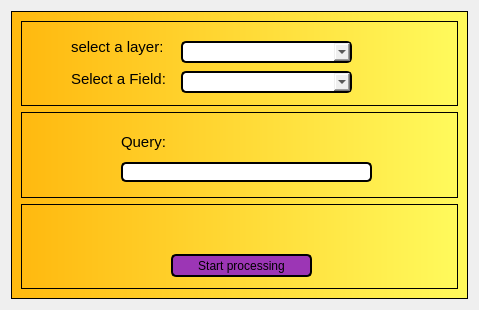
<?xml version="1.0" encoding="UTF-8"?>
<ui version="4.0">
 <class>querySelectorDialogBase</class>
 <widget class="QDialog" name="querySelectorDialogBase">
  <property name="geometry">
   <rect>
    <x>0</x>
    <y>0</y>
    <width>479</width>
    <height>310</height>
   </rect>
  </property>
  <property name="windowTitle">
   <string>querySelector</string>
  </property>
  <layout class="QVBoxLayout" name="verticalLayout">
   <item>
    <widget class="QFrame" name="frame">
     <property name="styleSheet">
      <string notr="true">background:qlineargradient(spread:pad, x1:0, y1:0, x2:1, y2:0, stop:0 rgba(255, 185, 15, 255), stop:1 rgba(255, 250, 92,255))</string>
     </property>
     <property name="frameShape">
      <enum>QFrame::StyledPanel</enum>
     </property>
     <property name="frameShadow">
      <enum>QFrame::Raised</enum>
     </property>
     <layout class="QVBoxLayout" name="verticalLayout_2">
      <item>
       <widget class="QFrame" name="frame_2">
        <property name="frameShape">
         <enum>QFrame::StyledPanel</enum>
        </property>
        <property name="frameShadow">
         <enum>QFrame::Raised</enum>
        </property>
        <widget class="QComboBox" name="comboBox">
         <property name="geometry">
          <rect>
           <x>160</x>
           <y>20</y>
           <width>171</width>
           <height>22</height>
          </rect>
         </property>
         <property name="styleSheet">
          <string notr="true">background:none;

border:none;
border:2px solid rgb(0, 0, 0);
border-radius:5px;</string>
         </property>
        </widget>
        <widget class="QComboBox" name="comboBox_2">
         <property name="geometry">
          <rect>
           <x>160</x>
           <y>50</y>
           <width>171</width>
           <height>22</height>
          </rect>
         </property>
         <property name="styleSheet">
          <string notr="true">background:none;
border:none;
border:2px solid rgb(0, 0, 0);
border-radius:5px;</string>
         </property>
        </widget>
        <widget class="QLabel" name="label">
         <property name="geometry">
          <rect>
           <x>50</x>
           <y>15</y>
           <width>91</width>
           <height>21</height>
          </rect>
         </property>
         <property name="font">
          <font>
           <pointsize>11</pointsize>
          </font>
         </property>
         <property name="styleSheet">
          <string notr="true">background:none;</string>
         </property>
         <property name="text">
          <string>select a layer:</string>
         </property>
        </widget>
        <widget class="QLabel" name="label_2">
         <property name="geometry">
          <rect>
           <x>50</x>
           <y>50</y>
           <width>101</width>
           <height>16</height>
          </rect>
         </property>
         <property name="font">
          <font>
           <pointsize>11</pointsize>
          </font>
         </property>
         <property name="styleSheet">
          <string notr="true">background:none;</string>
         </property>
         <property name="text">
          <string>Select a Field:</string>
         </property>
        </widget>
       </widget>
      </item>
      <item>
       <widget class="QFrame" name="frame_4">
        <property name="frameShape">
         <enum>QFrame::StyledPanel</enum>
        </property>
        <property name="frameShadow">
         <enum>QFrame::Raised</enum>
        </property>
        <widget class="QLineEdit" name="lineEdit_2">
         <property name="geometry">
          <rect>
           <x>100</x>
           <y>50</y>
           <width>251</width>
           <height>20</height>
          </rect>
         </property>
         <property name="styleSheet">
          <string notr="true">background:none;
border:none;
border:2px solid rgb(0, 0, 0);
border-radius:5px;</string>
         </property>
        </widget>
        <widget class="QLabel" name="label_3">
         <property name="geometry">
          <rect>
           <x>100</x>
           <y>20</y>
           <width>61</width>
           <height>20</height>
          </rect>
         </property>
         <property name="font">
          <font>
           <pointsize>11</pointsize>
          </font>
         </property>
         <property name="styleSheet">
          <string notr="true">background:none;</string>
         </property>
         <property name="text">
          <string>Query:</string>
         </property>
        </widget>
       </widget>
      </item>
      <item>
       <widget class="QFrame" name="frame_3">
        <property name="frameShape">
         <enum>QFrame::StyledPanel</enum>
        </property>
        <property name="frameShadow">
         <enum>QFrame::Raised</enum>
        </property>
        <widget class="QPushButton" name="pushButton">
         <property name="geometry">
          <rect>
           <x>150</x>
           <y>50</y>
           <width>141</width>
           <height>23</height>
          </rect>
         </property>
         <property name="styleSheet">
          <string notr="true">border:none;
border:2px solid rgb(0, 0, 0);
border-radius:5px;
background:rgb(156, 54, 181)
</string>
         </property>
         <property name="text">
          <string>Start processing</string>
         </property>
        </widget>
       </widget>
      </item>
     </layout>
    </widget>
   </item>
  </layout>
 </widget>
 <resources/>
 <connections/>
</ui>
